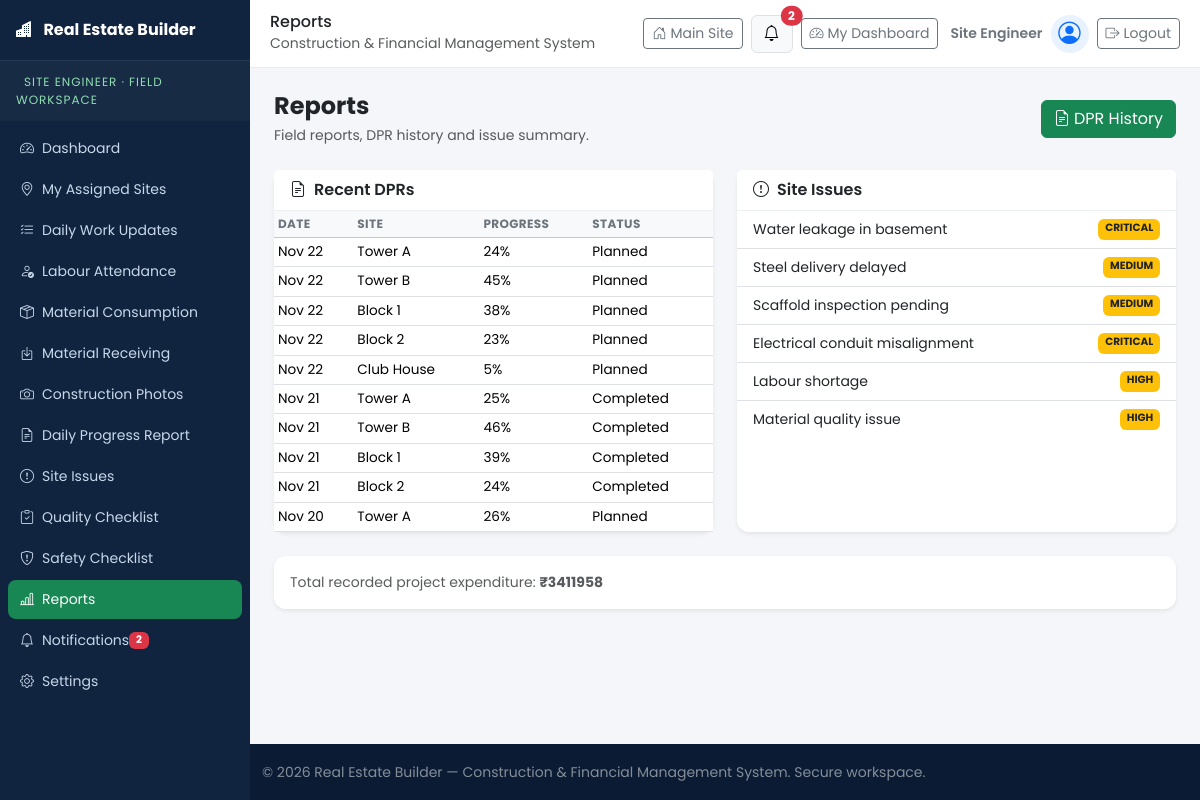
/supervisor/reports/ (signed in), run on the app's committed database.
### accounts/models.py (models this page shows, shortened)
class UserProfile(models.Model):
    ROLE_BUILDER = "BUILDER"
    ROLE_SITE_ENGINEER = "SITE_ENGINEER"
    ROLE_SITE_SUPERVISOR = "SITE_SUPERVISOR"
    ROLE_CONTRACTOR = "CONTRACTOR"
    ROLE_STORE_MANAGER = "STORE_MANAGER"
    ROLE_ACCOUNTANT = "ACCOUNTANT"
    ROLE_LABOUR = "LABOUR"
    ROLE_CHOICES = (
        (ROLE_BUILDER, "Builder / Admin"),
        (ROLE_SITE_ENGINEER, "Site Engineer"),
        (ROLE_SITE_SUPERVISOR, "Site Supervisor"),
        (ROLE_CONTRACTOR, "Contractor"),
        (ROLE_STORE_MANAGER, "Store Manager"),
        (ROLE_ACCOUNTANT, "Accountant"),
        (ROLE_LABOUR, "Labour / Worker"),
    )
    ROLE_ICONS = {
        ROLE_BUILDER: "bi-person-badge",
        ROLE_SITE_ENGINEER: "bi-ruler",
        ROLE_SITE_SUPERVISOR: "bi-hardhat",
        ROLE_CONTRACTOR: "bi-briefcase",
        ROLE_STORE_MANAGER: "bi-box-seam",
        ROLE_ACCOUNTANT: "bi-cash-coin",
        ROLE_LABOUR: "bi-people",
    }
    ROLE_DASHBOARDS = {
        ROLE_BUILDER: "dashboards:dashboard_builder",
        ROLE_SITE_ENGINEER: "dashboards:dashboard_site_engineer",
        ROLE_SITE_SUPERVISOR: "dashboards:dashboard_site_supervisor",
        ROLE_CONTRACTOR: "dashboards:dashboard_contractor",
        ROLE_STORE_MANAGER: "dashboards:dashboard_store_manager",
        ROLE_ACCOUNTANT: "dashboards:dashboard_accountant",
        ROLE_LABOUR: "dashboards:dashboard_labour",
    }
    GENDER_CHOICES = (
        ("", "Prefer not to say"),
        ("MALE", "Male"),
        ("FEMALE", "Female"),
        ("OTHER", "Other"),
    )
    STATUS_ACTIVE = "ACTIVE"
    STATUS_INACTIVE = "INACTIVE"
    STATUS_SUSPENDED = "SUSPENDED"
    STATUS_CHOICES = (
        (STATUS_ACTIVE, "Active"),
        (STATUS_INACTIVE, "Inactive"),
        (STATUS_SUSPENDED, "Suspended"),
    )
    user = models.OneToOneField(User, on_delete=models.CASCADE, related_name="profile")
    full_name = models.CharField(max_length=150)
    email = models.EmailField(max_length=254, unique=True)
    mobile = models.CharField(max_length=20)
    role = models.CharField(max_length=30, choices=ROLE_CHOICES, default=ROLE_BUILDER, db_index=True)
    address = models.TextField(blank=True)
    gender = models.CharField(max_length=10, choices=GENDER_CHOICES, blank=True)
    profile_photo = models.ImageField(upload_to="profiles/", blank=True, null=True)
    account_status = models.CharField(max_length=10, choices=STATUS_CHOICES, default=STATUS_ACTIVE, db_index=True)
    date_registered = models.DateTimeField(auto_now_add=True)
    class Meta:
        ordering = ["-date_registered"]
    @property
    def role_icon(self):
        return self.ROLE_ICONS.get(self.role, "bi-person")
    @property
    def is_active_account(self):
        return self.account_status == self.STATUS_ACTIVE and self.user.is_active
    def get_dashboard_url(self):
        return reverse(self.ROLE_DASHBOARDS.get(self.role, "home"))

### ConstructionManagement/models.py (models this page shows, shortened)
class DailyProgressReport(models.Model):
    site = models.ForeignKey(Site, on_delete=models.CASCADE, related_name="dprs")
    project = models.ForeignKey(Project, on_delete=models.CASCADE, related_name="dprs", null=True, blank=True)
    date = models.DateField(null=True, blank=True)
    summary = models.TextField(blank=True)
    work_completed = models.TextField(blank=True)
    labour_count = models.PositiveIntegerField(default=0)
    material_used = models.TextField(blank=True)
    issues = models.TextField(blank=True)
    weather = models.CharField(max_length=80, blank=True)
    progress_percentage = models.PositiveSmallIntegerField(default=0)
    submitted_by = models.CharField(max_length=120, blank=True)
    status = models.CharField(max_length=20, choices=StatusChoices.choices, default=StatusChoices.PLANNED)
    verified_by = models.CharField(max_length=120, blank=True)
    verified_date = models.DateField(null=True, blank=True)
    class Meta:
        ordering = ["-date"]
        verbose_name = "Daily Progress Report"
        verbose_name_plural = "Daily Progress Reports"

class Site(models.Model):
    project = models.ForeignKey(Project, on_delete=models.CASCADE, related_name="sites")
    name = models.CharField(max_length=200)
    code = models.CharField(max_length=40, unique=True)
    location = models.CharField(max_length=200, blank=True)
    area_sqft = models.PositiveIntegerField(default=0)
    start_date = models.DateField(null=True, blank=True)
    expected_completion = models.DateField(null=True, blank=True)
    progress = models.PositiveSmallIntegerField(default=0)
    status = models.CharField(max_length=20, choices=StatusChoices.choices, default=StatusChoices.ACTIVE)
    supervisor = models.CharField(max_length=120, blank=True)
    description = models.TextField(blank=True)
    class Meta:
        ordering = ["name"]

class SiteIssue(models.Model):
    SEVERITY_CHOICES = (
        ("LOW", "Low"),
        ("MEDIUM", "Medium"),
        ("HIGH", "High"),
        ("CRITICAL", "Critical"),
    )
    site = models.ForeignKey(Site, on_delete=models.CASCADE, related_name="issues")
    title = models.CharField(max_length=200)
    description = models.TextField(blank=True)
    severity = models.CharField(max_length=10, choices=SEVERITY_CHOICES, default="MEDIUM")
    status = models.CharField(max_length=20, choices=StatusChoices.choices, default=StatusChoices.ACTIVE)
    reported_by = models.CharField(max_length=120, blank=True)
    reported_date = models.DateField(null=True, blank=True)
    resolved_date = models.DateField(null=True, blank=True)
    resolution = models.TextField(blank=True)
    class Meta:
        ordering = ["-reported_date"]

### ConstructionManagement/views.py (the view, shortened to what this page needs)
# urls.py: path("supervisor/<str:page>/", views.supervisor_page, name="supervisor_page"),
@role_required(*FIELD_ROLES)
def supervisor_page(request, page):
    if page == "dashboard":
        return supervisor_dashboard(request)
    if page == "reports":
        return reports(request, "supervisor")

### ConstructionManagement/context_processors.py (called while the page is built)
def global_context(request):
    notifications = Notification.objects.filter(audience__in=["ALL", "MANAGER", "SUPERVISOR"])[:8]
    return {
        "global_notifications": notifications,
        "unread_count": Notification.objects.filter(is_read=False).count(),
        "app_name": "Real Estate Builder",
    }

### ConstructionManagement/views.py (called while the page is built)
def _base_template(module):
    if module == "manager":
        return "ConstructionManagement/base_manager.html"
    return "ConstructionManagement/base_supervisor.html"

@module_access_required
def reports(request, module):
    module_dir = "site_manager" if module == "manager" else "site_supervisor"
    return render(request, f"ConstructionManagement/{module_dir}/reports.html", {
        "module": module, "base_template": _base_template(module), "title": "Reports",
        "projects": models.Project.objects.all(),
        "dprs": models.DailyProgressReport.objects.all()[:10],
        "expenses": models.Expense.objects.all()[:10],
        "issues": models.SiteIssue.objects.all()[:10],
        "total_expense": models.Expense.objects.aggregate(total=Sum("amount"))["total"] or 0,
    })

### ConstructionManagement/templates/ConstructionManagement/site_supervisor/reports.html (shortened to what this page needs)
{% extends "ConstructionManagement/base_supervisor.html" %}
{% block app_content %}
<div class="d-flex justify-content-between align-items-center mb-4">
  <div><h4 class="fw-bold mb-1">Reports</h4><p class="text-muted small mb-0">Field reports, DPR history and issue summary.</p></div>
  <a href="{% url 'supervisor_dpr' %}" class="btn btn-success"><i class="bi bi-file-earmark-text me-1"></i>DPR History</a>
</div>
<div class="row g-4">
  <div class="col-lg-6">
    <div class="card border-0 shadow-sm reveal h-100"><div class="card-header bg-white fw-semibold"><i class="bi bi-file-earmark-text me-2"></i>Recent DPRs</div>
      <div class="table-responsive"><table class="table table-sm mb-0"><thead class="table-light"><tr><th>Date</th><th>Site</th><th>Progress</th><th>Status</th></tr></thead><tbody>
      {% for dpr in dprs %}<tr><td>{{ dpr.date|date:"M d" }}</td><td>{{ dpr.site.name }}</td><td>{{ dpr.progress_percentage }}%</td><td>{{ dpr.get_status_display }}</td></tr>{% endfor %}
      </tbody></table></div>
    </div>
  </div>
  <div class="col-lg-6">
    <div class="card border-0 shadow-sm reveal h-100"><div class="card-header bg-white fw-semibold"><i class="bi bi-exclamation-circle me-2"></i>Site Issues</div>
      <ul class="list-group list-group-flush small">{% for issue in issues %}<li class="list-group-item d-flex justify-content-between"><span>{{ issue.title }}</span><span class="badge bg-warning text-dark">{{ issue.severity }}</span></li>{% endfor %}</ul>
    </div>
  </div>
</div>
<div class="card border-0 shadow-sm reveal mt-4"><div class="card-body small text-muted">Total recorded project expenditure: <strong>&#8377;{{ total_expense|floatformat:0 }}</strong></div></div>
{% endblock %}

### ConstructionManagement/templates/ConstructionManagement/partials/_topbar.html (shortened to what this page needs)
<header class="app-topbar">
  <div class="topbar-title">
    <h5 class="mb-0">{% block topbar_title %}{{ title|default:"Dashboard" }}{% endblock %}</h5>
    <small class="text-muted d-none d-sm-inline">Construction &amp; Financial Management System</small>
  </div>
  <div class="ms-auto d-flex align-items-center gap-2">
    <a class="btn btn-outline-secondary btn-sm d-none d-sm-inline-flex" href="{% url 'home' %}">
      <i class="bi bi-house-door me-1"></i> Main Site
    </a>
    <div class="dropdown">
      <button class="btn btn-light border position-relative" type="button" data-bs-toggle="dropdown" aria-label="Notifications">
        <i class="bi bi-bell"></i>
        {% if unread_count %}<span class="position-absolute top-0 start-100 translate-middle badge rounded-pill bg-danger">{{ unread_count }}</span>{% endif %}
      </button>
    </div>
    {% if user.is_authenticated %}
      <a class="btn btn-outline-secondary btn-sm d-none d-sm-inline-flex" href="{{ user.profile.get_dashboard_url }}">
        <i class="bi bi-speedometer2 me-1"></i> My Dashboard
      </a>
      <span class="small fw-semibold text-secondary d-none d-md-inline">
        <i class="bi {{ user.profile.role_icon }} me-1"></i>{{ user.profile.get_role_display }}
      </span>
      <span class="topbar-avatar" title="{{ user.profile.full_name }}"><i class="bi bi-person-circle"></i></span>
      <form method="post" action="{% url 'accounts:logout' %}" class="d-inline mb-0">
        <button type="submit" class="btn btn-outline-secondary btn-sm" title="Log out">
          <i class="bi bi-box-arrow-right me-1"></i><span class="d-none d-md-inline">Logout</span>
        </button>
      </form>
    {% else %}
      <a class="btn btn-sm reb-btn-gold" href="{% url 'accounts:login' %}"><i class="bi bi-box-arrow-in-right me-1"></i>Login</a>
    {% endif %}
  </div>
</header>

### ConstructionManagement/static/css/style.css (style rules this page uses)
:root { --reb-sidebar-width: 250px; --reb-primary: #0d6efd; --reb-success: #198754; --reb-bg: #f4f6f9; }
body.reb-body, body.auth-shell { font-family: "Poppins", system-ui, -apple-system, "Segoe UI", Roboto, sans-serif; }
body.reb-body { background: var(--reb-bg); }
.app-layout { display: flex; min-height: 100vh; }
.app-topbar { background: #fff; border-bottom: 1px solid #e9ecef; padding: 12px 20px; display: flex; align-items: center; gap: 8px; position: sticky; top: 0; z-index: 1030; animation: rebFadeDown .4s ease both; }
.topbar-title h5 { font-size: 1rem; }
.topbar-avatar { width: 38px; height: 38px; border-radius: 50%; background: #e9f2ff; display: grid; place-items: center; font-size: 1.4rem; color: var(--reb-primary); }
.app-topbar .badge.rounded-pill { animation: rebPulse 2.4s ease-in-out infinite; }
.card { border-radius: 12px; }
.card-header { border-bottom: 1px solid #edf0f3; }
.table thead th { font-size: .75rem; text-transform: uppercase; letter-spacing: .03em; color: #6c757d; }
.table td { font-size: .85rem; }
.js-enabled .reveal { opacity: 0; transform: translateY(18px); }
.js-enabled .reveal.is-visible { animation: rebFadeUp .6s ease forwards; }
:root { --reb-navy: #0a1b33; --reb-navy-2: #102a4c; --reb-gold: #d4af37; --reb-gold-dark: #b8860b; --reb-light: #f4f6f9; --reb-ink: #1b2b45; }
html { scroll-behavior: smooth; scroll-padding-top: 80px; }

### data on the page
DailyProgressReport: date "Nov 22", site.name "Tower A", progress_percentage "24", status "Planned"
DailyProgressReport: date "Nov 22", site.name "Tower B", progress_percentage "45", status "Planned"
DailyProgressReport: date "Nov 22", site.name "Block 1", progress_percentage "38", status "Planned"
DailyProgressReport: date "Nov 22", site.name "Block 2", progress_percentage "23", status "Planned"
DailyProgressReport: date "Nov 22", site.name "Club House", progress_percentage "5", status "Planned"
DailyProgressReport: date "Nov 21", site.name "Tower A", progress_percentage "25", status "Completed"
DailyProgressReport: date "Nov 21", site.name "Tower B", progress_percentage "46", status "Completed"
DailyProgressReport: date "Nov 21", site.name "Block 1", progress_percentage "39", status "Completed"
DailyProgressReport: date "Nov 21", site.name "Block 2", progress_percentage "24", status "Completed"
DailyProgressReport: date "Nov 20", site.name "Tower A", progress_percentage "26", status "Planned"
SiteIssue: title "Water leakage in basement", severity "CRITICAL"
SiteIssue: title "Steel delivery delayed", severity "MEDIUM"
SiteIssue: title "Scaffold inspection pending", severity "MEDIUM"
SiteIssue: title "Electrical conduit misalignment", severity "CRITICAL"
SiteIssue: title "Labour shortage", severity "HIGH"
SiteIssue: title "Material quality issue", severity "HIGH"

### other printed values
{{ unread_count }} "2"
{{ title|default:"Dashboard" }} "Reports"
{{ user.profile.get_role_display }} "Site Engineer"
{{ total_expense|floatformat:0 }} "3411958"
